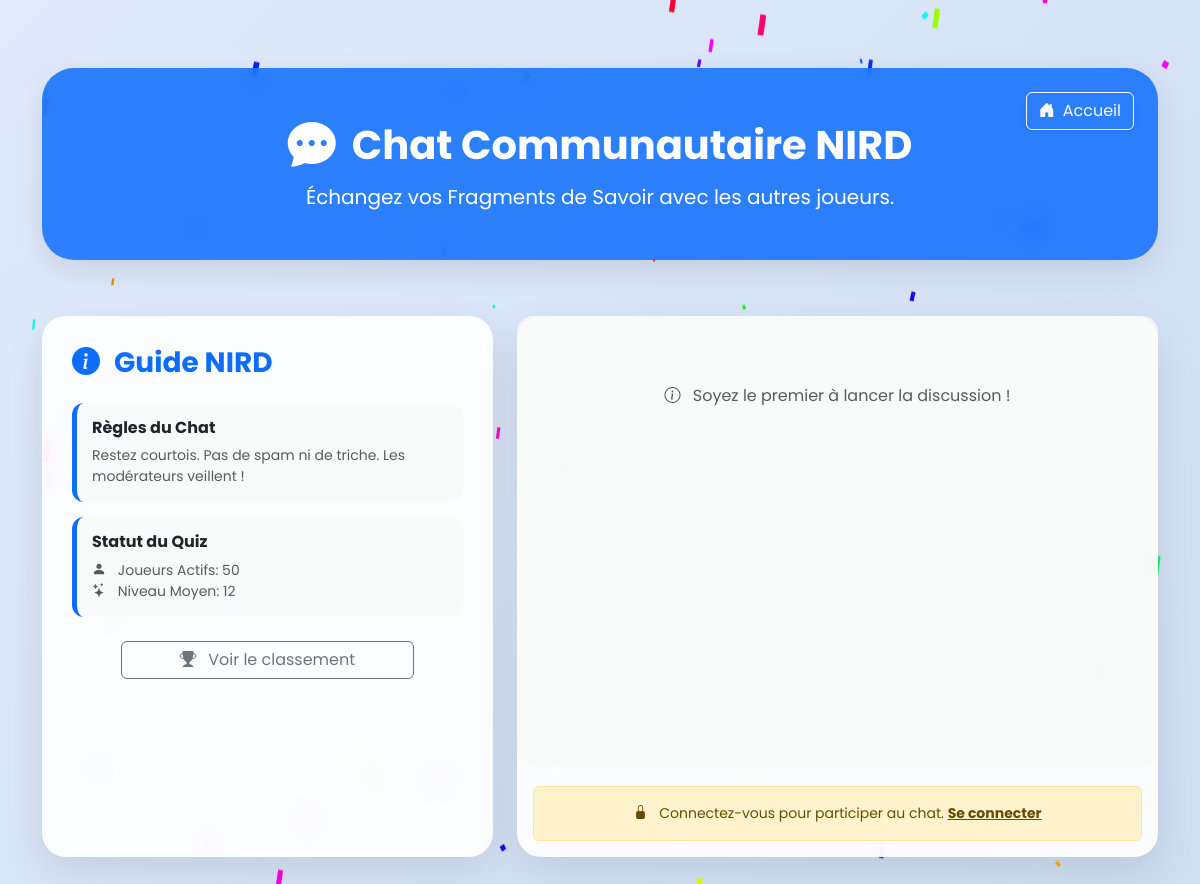
/chat/, run on an earlier commit of the app's database.
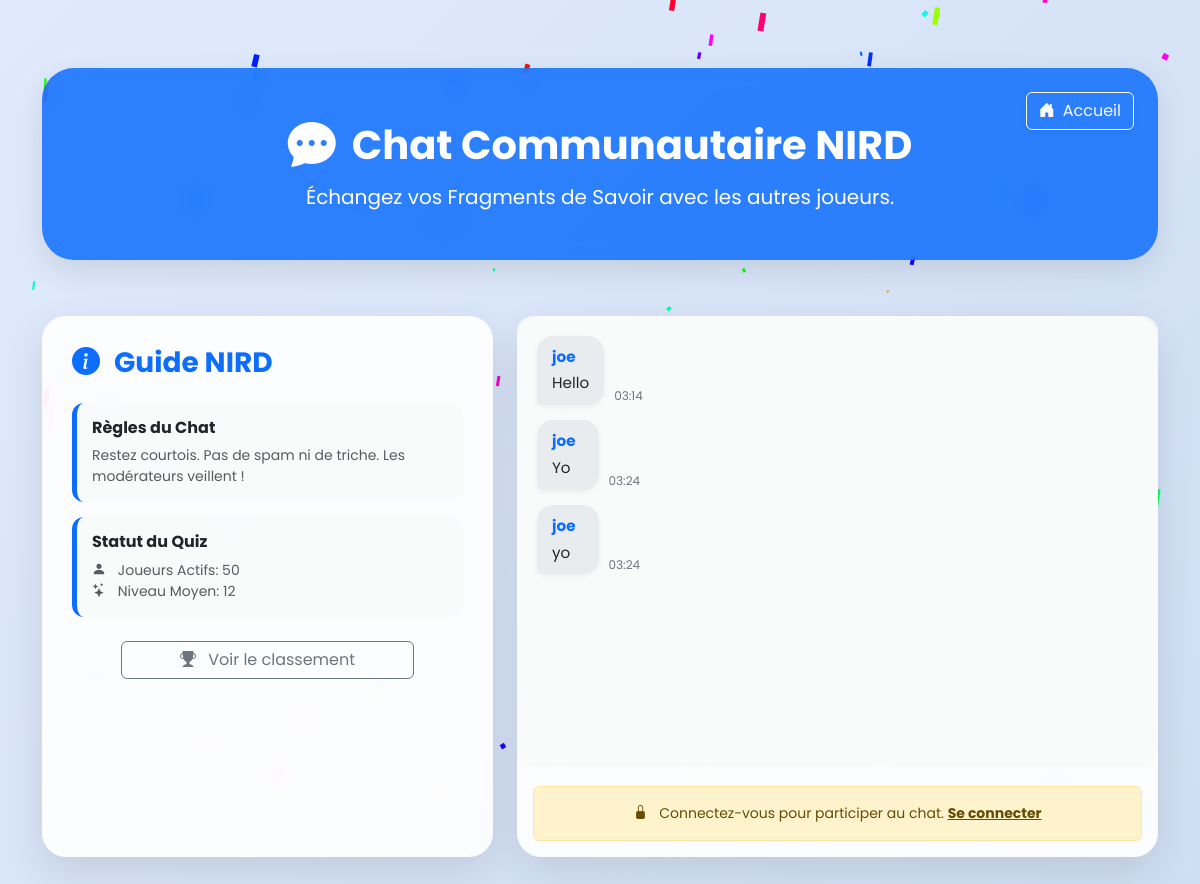
And on a later commit of the database.
### NIRD/models.py (models this page shows, shortened)
class ChatMessage(models.Model):
    user = models.ForeignKey(User, on_delete=models.CASCADE)
    message = models.TextField()
    timestamp = models.DateTimeField(auto_now_add=True)

### NIRD/views.py (the view)
# urls.py: path('chat/', views.chat_view, name='chat'),
def chat_view(request):
    messages = ChatMessage.objects.order_by('timestamp')  # affichage du plus ancien au plus récent
    if request.method == "POST":
        form = ChatMessageForm(request.POST)
        if form.is_valid():
            chat_msg = form.save(commit=False)
            chat_msg.user = request.user
            chat_msg.save()
            return redirect('chat')  # redirige pour recharger les messages
    else:
        form = ChatMessageForm()
    return render(request, "NIRD/chat.html", {"messages": messages, "form": form})

### templates/NIRD/chat.html (shortened to what this page needs)
{% extends "base.html" %}
{% load static %}
{% block content %}
<div class="container mt-5">
    <div class="banner position-relative">
        <div class="d-flex align-items-center justify-content-center">
            <i class="bi bi-chat-dots-fill display-5 me-3"></i>
            <h1 class="fw-bold mb-0">Chat Communautaire NIRD</h1>
        </div>
        <p class="fs-5 mb-0 mt-2">Échangez vos Fragments de Savoir avec les autres joueurs.</p>
        <a href="{% url 'home' %}" class="btn btn-outline-light position-absolute top-0 end-0 m-4 shadow-sm d-flex align-items-center" title="Retour à l'accueil">
            <i class="bi bi-house-door-fill me-2"></i> Accueil
        </a>
    </div>
    <div class="row g-4 main-chat-grid">
        <div class="col-lg-5">
            <div class="glass-panel sidebar-content">
                <h3 class="text-primary fw-bold mb-4">
                    <i class="bi bi-info-circle-fill me-2"></i> Guide NIRD
                </h3>
                <div class="sidebar-item">
                    <h6 class="fw-bold text-dark">Règles du Chat</h6>
                    <p class="small mb-0 text-muted">
                        Restez courtois. Pas de spam ni de triche. Les modérateurs veillent !
                    </p>
                </div>
                <div class="sidebar-item">
                    <h6 class="fw-bold text-dark">Statut du Quiz</h6>
                    <p class="small mb-0 text-muted">
                        <i class="bi bi-person-fill me-2"></i> Joueurs Actifs: 50
                    </p>
                    <p class="small mb-0 text-muted">
                        <i class="bi bi-stars me-2"></i> Niveau Moyen: 12
                    </p>
                </div>
                <div class="text-center mt-4">
                    <a href="{% url 'leaderboard' %}" class="btn btn-outline-secondary w-75">
                         <i class="bi bi-trophy-fill me-2"></i> Voir le classement
                    </a>
                </div>
            </div>
        </div>
        <div class="col-lg-7">
            <div class="glass-panel p-0">
                <div class="chat-box" id="chat-messages">
                    {% for msg in messages %}
                        <div class="message-item {% if msg.user == user %}message-user-self{% else %}message-user-other{% endif %}">
                            {% if msg.user == user %}
                                <small class="message-timestamp">{{ msg.timestamp|date:"H:i" }}</small>
                                <div class="message-bubble">{{ msg.message }}</div>
                            {% else %}
                                <div class="message-bubble">
                                    <strong class="fw-bold d-block mb-1 me-2" style="color: #0d6efd;">
                                        {{ msg.user.username }}
                                    </strong>
                                    {{ msg.message }}
                                </div>
                                <small class="message-timestamp">{{ msg.timestamp|date:"H:i" }}</small>
                            {% endif %}
                        </div>
                    {% empty %}
                        <p class="text-muted text-center p-5">
                            <i class="bi bi-info-circle me-2"></i> Soyez le premier à lancer la discussion !
                        </p>
                    {% endfor %}
                </div>
<div class="p-3 pt-0">
    {% if user.is_authenticated %}
    <form method="post" id="chat-form">
        {% csrf_token %}
        <div class="input-group">
            {{ form.message }}
            <button class="btn btn-primary" type="submit">
                <i class="bi bi-send-fill me-1"></i> Envoyer
            </button>
        </div>
        {% if form.message.errors %}
            <small class="text-danger d-block mt-2 form-error-message">{{ form.message.errors.0 }}</small>
        {% endif %}
    </form>
    {% else %}
    <div class="alert alert-warning text-center small mb-0">
        <i class="bi bi-lock-fill me-2"></i> Connectez-vous pour participer au chat.
        <a href="{% url 'login' %}" class="alert-link fw-bold">Se connecter</a>
    </div>
    {% endif %}
</div>
            </div>
        </div>
    </div>
</div>
{% endblock content %}

### templates/base.html (shortened to what this page needs)
{% load static %}
<!DOCTYPE html>
<html lang="en">
<head>
    <link href="https://cdn.jsdelivr.net/npm/bootstrap@5.3.3/dist/css/bootstrap.min.css" rel="stylesheet">
    <link rel="stylesheet" href="https://cdn.jsdelivr.net/npm/bootstrap-icons@1.11.3/font/bootstrap-icons.min.css">
</head>
<body>
    {% block content %}
    {% endblock %}
</body>
</html>

### templates/base.html (style rules this page uses)
:root { --primary-gradient: linear-gradient(135deg, #667eea 0%, #764ba2 100%); --secondary-gradient: linear-gradient(135deg, #f093fb 0%, #f5576c 100%); --success-gradient: linear-gradient(135deg, #43e97b 0%, #38f9d7 100%); --warning-gradient: linear-gradient(135deg, #f6d365 0%, #fda085 100%); }
* { font-family: 'Poppins', 'Roboto', sans-serif; }
body { background: linear-gradient(135deg, #f5f7fa 0%, #e4edf5 100%); min-height: 100vh; display: flex; flex-direction: column; align-items: center; padding: 20px; }

### templates/NIRD/chat.html (style rules this page uses)
body { background: linear-gradient(135deg, #e0eafc 0%, #cfdef3 100%); }
.banner { padding: 3rem 2rem; border-radius: 2rem; background: rgba(13, 110, 253, 0.85); color: white; text-align: center; margin-bottom: 2rem; backdrop-filter: blur(10px); box-shadow: 0 10px 30px rgba(0,0,0,0.1); transition: transform 0.3s ease, box-shadow 0.3s ease; }
.main-chat-grid { margin-top: 2rem; margin-bottom: 2rem; }
.glass-panel { background-color: rgba(255, 255, 255, 0.9); border-radius: 1.5rem; box-shadow: 0 15px 40px rgba(0, 0, 0, 0.1); backdrop-filter: blur(10px); padding: 30px; height: 100%; }
.sidebar-item { padding: 15px; border-radius: 0.75rem; margin-bottom: 15px; background-color: rgba(248, 249, 250, 0.7); border-left: 5px solid var(--bs-primary); }
.chat-box { height: 450px; overflow-y: auto; padding: 20px; background-color: rgba(248, 249, 250, 0.85); border-radius: 1rem; margin-bottom: 20px; scroll-behavior: smooth; }
.message-item { display: flex; margin-bottom: 15px; align-items: flex-end; animation: fadeIn 0.5s ease-out; }
.message-bubble { max-width: 75%; padding: 10px 15px; border-radius: 1rem; position: relative; font-size: 0.95rem; box-shadow: 0 2px 5px rgba(0,0,0,0.05); word-wrap: break-word; }
.message-user-other { justify-content: flex-start; }
.message-user-other .message-bubble { background-color: #e9ecef; color: #212529; border-bottom-left-radius: 5px; }
.message-timestamp { font-size: 0.75rem; margin-left: 10px; color: #6c757d; display: block; }

What changed in the data, as far as the page shows it:
added ChatMessage: user.username "joe", message "Hello", timestamp "03:14"
added ChatMessage: user.username "joe", message "Yo", timestamp "03:24"
added ChatMessage: user.username "joe", message "yo", timestamp "03:24"
Also different on the page:
text no longer shown: "Soyez le premier à lancer la discussion !"
